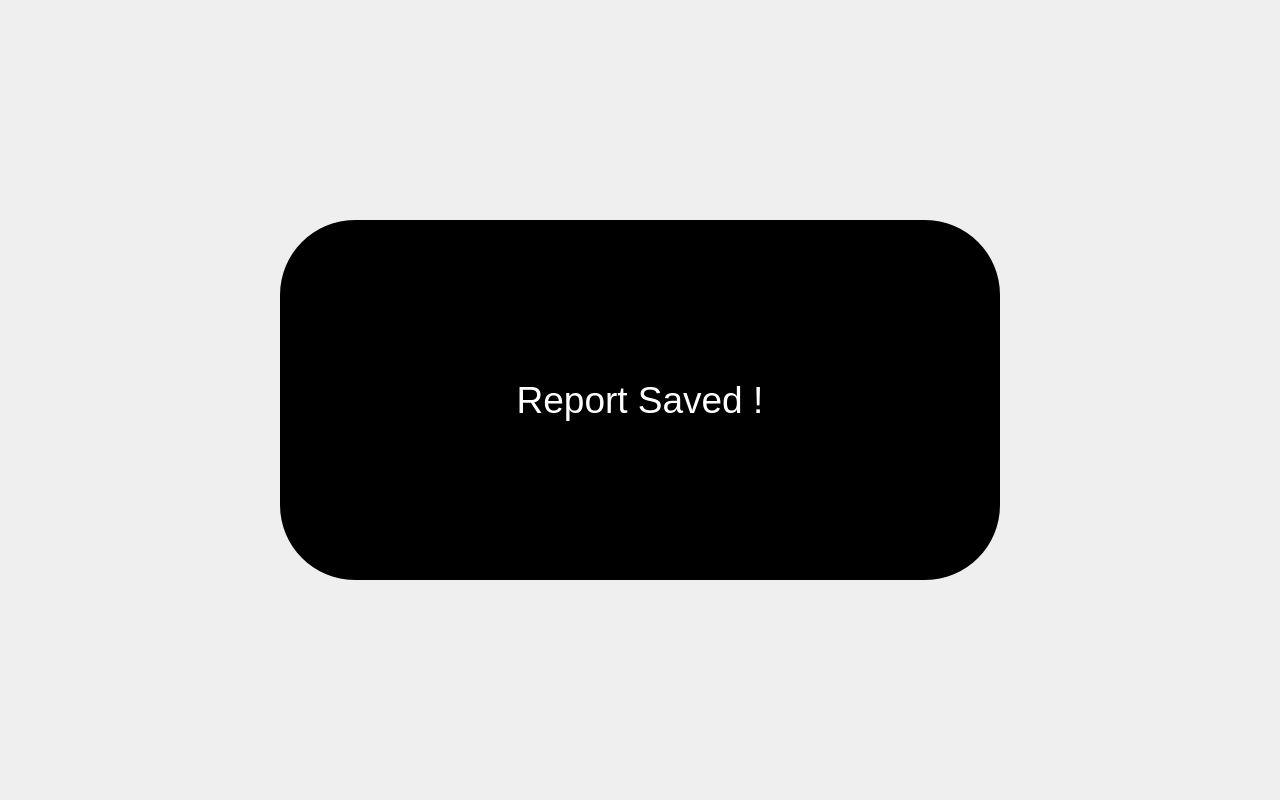
<?xml version="1.0" encoding="UTF-8"?>
<ui version="4.0">
 <class>ReportSaved</class>
 <widget class="QWidget" name="ReportSaved">
  <property name="geometry">
   <rect>
    <x>0</x>
    <y>0</y>
    <width>1280</width>
    <height>800</height>
   </rect>
  </property>
  <property name="windowTitle">
   <string>Form</string>
  </property>
  <widget class="QLabel" name="label">
   <property name="geometry">
    <rect>
     <x>280</x>
     <y>220</y>
     <width>720</width>
     <height>360</height>
    </rect>
   </property>
   <property name="font">
    <font>
     <pointsize>28</pointsize>
    </font>
   </property>
   <property name="styleSheet">
    <string notr="true">border-image: url(:/tu/ALL-IN-ONE ICON/BKG_long.png);
color: rgb(255, 255, 255);
background-color: rgb(0, 0, 0);
border-radius:75px;</string>
   </property>
   <property name="text">
    <string>Report Saved !</string>
   </property>
   <property name="alignment">
    <set>Qt::AlignCenter</set>
   </property>
  </widget>
 </widget>
 <resources/>
 <connections/>
</ui>
